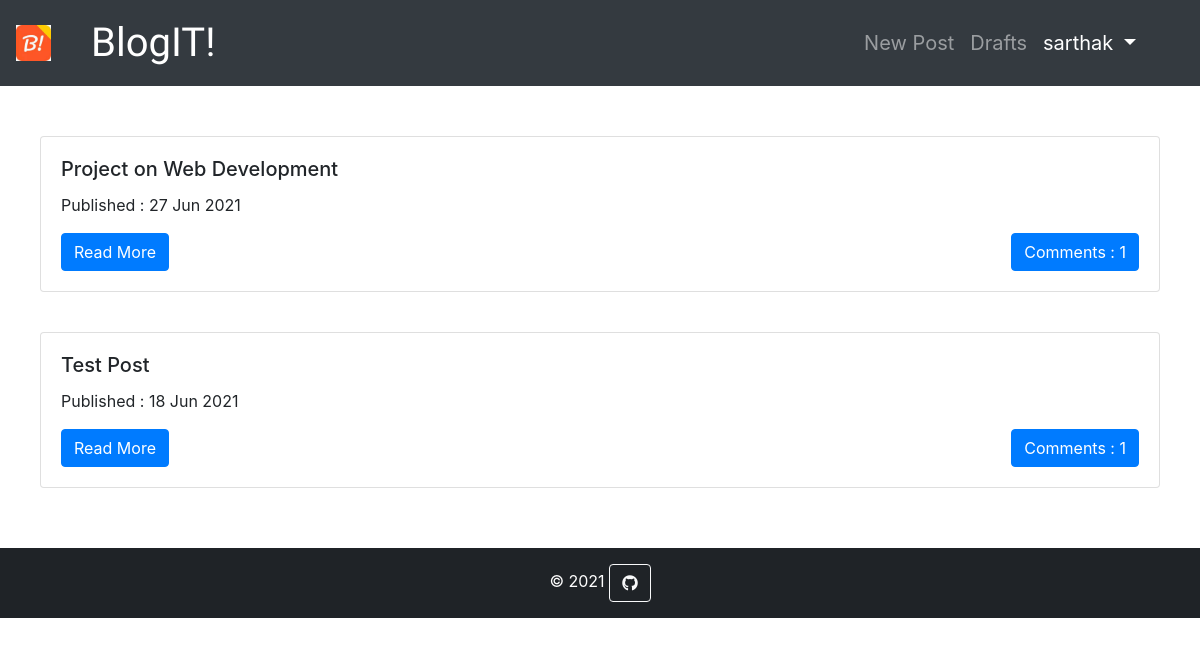
The app's page / (signed in) with its own data.
### blog/models.py (models this page shows, shortened)
class Post(models.Model):
    author = models.ForeignKey('auth.User', on_delete=models.CASCADE)
    title = models.CharField(max_length=200)
    text = models.TextField()
    created_date = models.DateTimeField(default=timezone.now)
    published_date = models.DateTimeField(blank=True,null=True)
    def approve_comments(self):
        return self.comments.filter(approved_comment=True)

### blog/views.py (the view)
# urls.py: url(r'^$',views.PostListView.as_view(),name='post_list'),
class PostListView(ListView):
    model = Post
    def get_queryset(self):
        return Post.objects.filter(published_date__lte=timezone.now()).order_by('-published_date')

### blog/templates/blog/post_list.html
{% extends 'blog/base.html' %}
{% block content %}
    {% for post in post_list %}
        <div class="card" style="width: auto; margin-top: 40px;">
            <div class="card-body">
                <h5 class="card-title">{{ post.title }}</h5>
                <div class="date">
                    <p>Published : {{post.published_date|date:"d M Y "}}</p>
                </div>
                <a href="{% url 'post_detail' pk=post.pk %}" class="btn btn-primary">Read More</a>
                <a href="{% url 'post_detail' pk=post.pk %}" class="btn btn-primary float-right">Comments : {{post.approve_comments.count}}</a>
            </div>
        </div>
    {% endfor %}
{% endblock content %}

### blog/templates/blog/base.html (shortened to what this page needs)
<!DOCTYPE html>
{% load static %}
<html>
    <head>
        <link rel="stylesheet" href="{% static 'css/blog.css' %}">
        <link rel="stylesheet" href="https://maxcdn.bootstrapcdn.com/bootstrap/4.5.2/css/bootstrap.min.css">
        <link rel="stylesheet" href="//cdn.jsdelivr.net/npm/medium-editor@latest/dist/css/medium-editor.min.css" type="text/css" media="screen" charset="utf-8">
        <link rel="stylesheet" href="https://use.fontawesome.com/releases/v5.7.0/css/all.css">
    </head>
    <body>
        <nav class="navbar navbar-expand-md bg-dark navbar-dark">
            <img alt="logo" style="width: 3%; height: auto;" class="img-responsive" /></a>
            <a class="navbar-brand bigbrand" href="{% url 'post_list' %}" style="font-size:40px; margin-left: 40px;">BlogIT!</a>
            <div class="collapse navbar-collapse navbar-right" id="collapsibleNavbar">
                <ul class="navbar-nav ml-auto" style="margin-right: 40px; font-size: 20px;">
                    {% if user.is_authenticated %}
                        <li class="nav-item"><a class="nav-link" href="{% url 'post_new' %}">New Post</a></li>
                        <li class="nav-item"><a class="nav-link" href="{% url 'post_draft_list' %}">Drafts</a></li>
                        <li class="nav-item dropdown">
                            <a class="nav-link active dropdown-toggle" href="#" id="navbardrop" data-toggle="dropdown">
                                {{user.username}}
                            </a>
                          </li>
                    {% else %}
                        <li class="nav-item"><a class="nav-link" href="{% url 'about' %}">About Us</a></li>
                        <li class="nav-item"><a class="nav-link active" href="{% url 'login'%}">Login <span class="glyphicon glyphicon-user"></span></a></li>
                    {% endif %}
                </ul>
            </div>
        </nav>
        <div class="container" style="padding:10px; padding-bottom:60px; position: relative;">
            <div class="blog_posts">
                    {% block content %}
                    {% endblock content %}
            </div>
        </div>
        <footer class="bg-dark text-center text-white">
            <div class="text-center p-3" style="background-color: rgba(0, 0, 0, 0.397);">
            © 2021
            <a class="btn btn-outline-light btn-floating" href="" role="button"><i class="fab fa-github"></i></a>
            </div>
        </footer>
    </body>
</html>

### blog/static/css/blog.css (style rules this page uses)
.bigbrand { font-family: 'Courgette', cursive; font-size: 1.5em; color: white; }

### records on screen
Post: title "Project on Web Development", published_date "27 Jun 2021", approve_comments.count "1"
Post: title "Test Post", published_date "18 Jun 2021", approve_comments.count "1"

### other values on screen
{{ user.username }} "sarthak"
